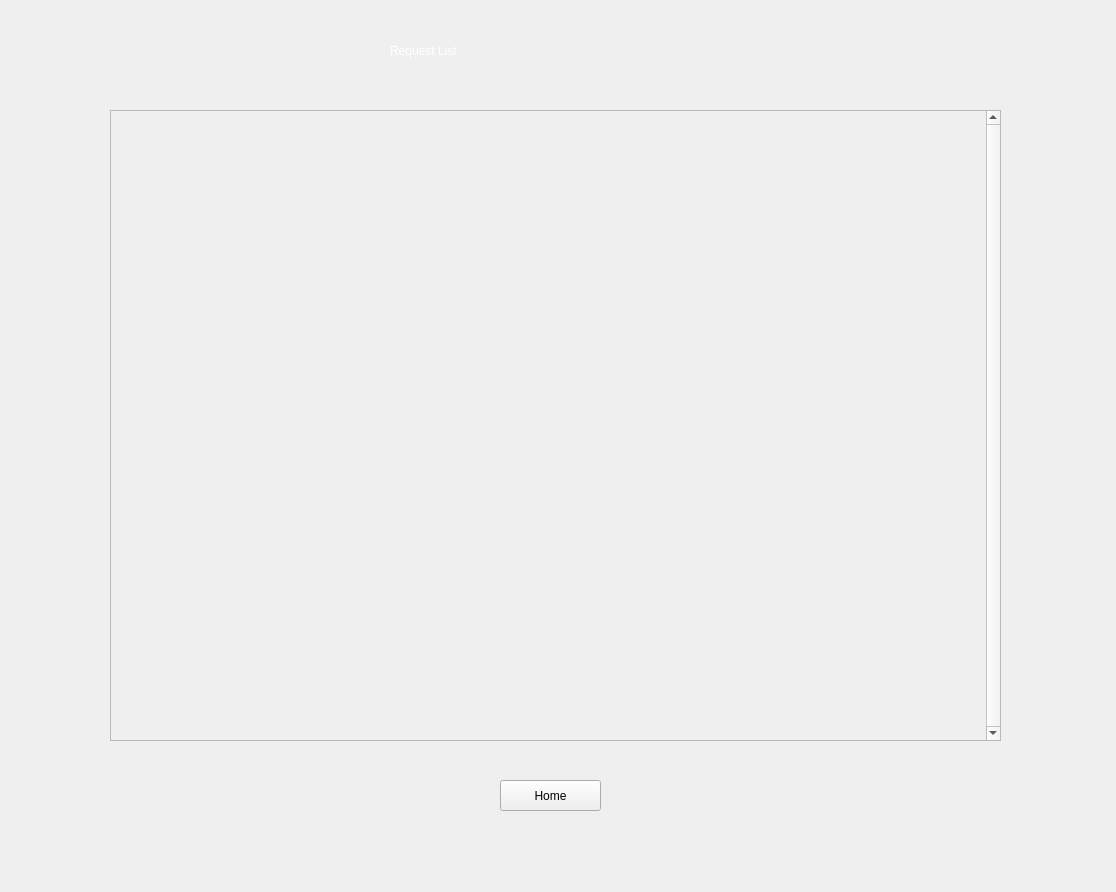
<?xml version="1.0" encoding="UTF-8"?>
<ui version="4.0">
 <class>MainWindow</class>
 <widget class="QMainWindow" name="MainWindow">
  <property name="geometry">
   <rect>
    <x>0</x>
    <y>0</y>
    <width>1116</width>
    <height>892</height>
   </rect>
  </property>
  <property name="windowTitle">
   <string>MainWindow</string>
  </property>
  <property name="styleSheet">
   <string notr="true">QWidget#bgwidget{\nbackground-color: qlineargradient(spread:pad, x1:0, y1:0.961, x2:1, y2:0, stop:0 rgba(33, 137, 205, 255), stop:1 rgba(255, 255, 255, 255))};</string>
  </property>
  <widget class="QWidget" name="bgwidget">
   <property name="styleSheet">
    <string notr="true">QWidget#bgwidget{
background-color: qlineargradient(spread:pad, x1:0, y1:0.961, x2:1, y2:0, stop:0 rgba(33, 137, 205, 255), stop:1 rgba(255, 255, 255, 255))};</string>
   </property>
   <widget class="QLabel" name="label">
    <property name="geometry">
     <rect>
      <x>390</x>
      <y>10</y>
      <width>371</width>
      <height>81</height>
     </rect>
    </property>
    <property name="styleSheet">
     <string notr="true">font: 36pt &quot;MS Shell Dlg 2&quot;; color : rgb(255, 255, 255)</string>
    </property>
    <property name="text">
     <string>Request List</string>
    </property>
   </widget>
   <widget class="QPushButton" name="HomeBtn">
    <property name="geometry">
     <rect>
      <x>500</x>
      <y>780</y>
      <width>101</width>
      <height>31</height>
     </rect>
    </property>
    <property name="styleSheet">
     <string notr="true">QPushButton#HomeBtn{
background-color:rgb(0, 0, 0);
color:rgba(255,255,255,210);
border-radius:14px;
font: 11pt &quot;MS Shell Dlg 2&quot;; color:rgb(255, 255, 255);
}

QPushButton#HomeBtn:hover{
background-color:qlineargradient(spread:pad, x1:0, y1:1, x2:1, y2:0, stop:0 rgba(150, 123, 111, 219), stop:1 rgba(85, 81, 84, 226));
}

QPushButton#HomeBtn:pressed{
padding-left:5px;
padding-top:5px;
background-color:rgba(150, 123, 111, 255);
};</string>
    </property>
    <property name="text">
     <string>Home</string>
    </property>
   </widget>
   <widget class="QScrollArea" name="scrollArea">
    <property name="geometry">
     <rect>
      <x>110</x>
      <y>110</y>
      <width>891</width>
      <height>631</height>
     </rect>
    </property>
    <property name="styleSheet">
     <string notr="true"/>
    </property>
    <property name="verticalScrollBarPolicy">
     <enum>Qt::ScrollBarAlwaysOn</enum>
    </property>
    <property name="widgetResizable">
     <bool>true</bool>
    </property>
    <property name="alignment">
     <set>Qt::AlignLeading|Qt::AlignLeft|Qt::AlignTop</set>
    </property>
    <widget class="QWidget" name="scrollRequestList">
     <property name="geometry">
      <rect>
       <x>0</x>
       <y>0</y>
       <width>868</width>
       <height>629</height>
      </rect>
     </property>
     <property name="sizePolicy">
      <sizepolicy hsizetype="Preferred" vsizetype="Expanding">
       <horstretch>0</horstretch>
       <verstretch>0</verstretch>
      </sizepolicy>
     </property>
     <layout class="QVBoxLayout" name="verticalLayout_5">
      <property name="spacing">
       <number>5</number>
      </property>
      <property name="leftMargin">
       <number>5</number>
      </property>
      <property name="topMargin">
       <number>5</number>
      </property>
      <property name="rightMargin">
       <number>5</number>
      </property>
      <property name="bottomMargin">
       <number>5</number>
      </property>
     </layout>
    </widget>
   </widget>
  </widget>
 </widget>
 <resources/>
 <connections/>
</ui>
